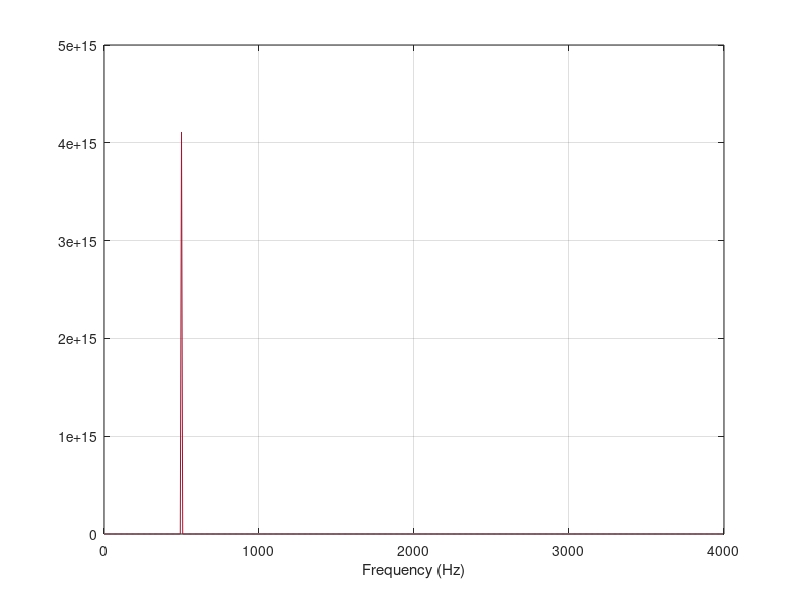
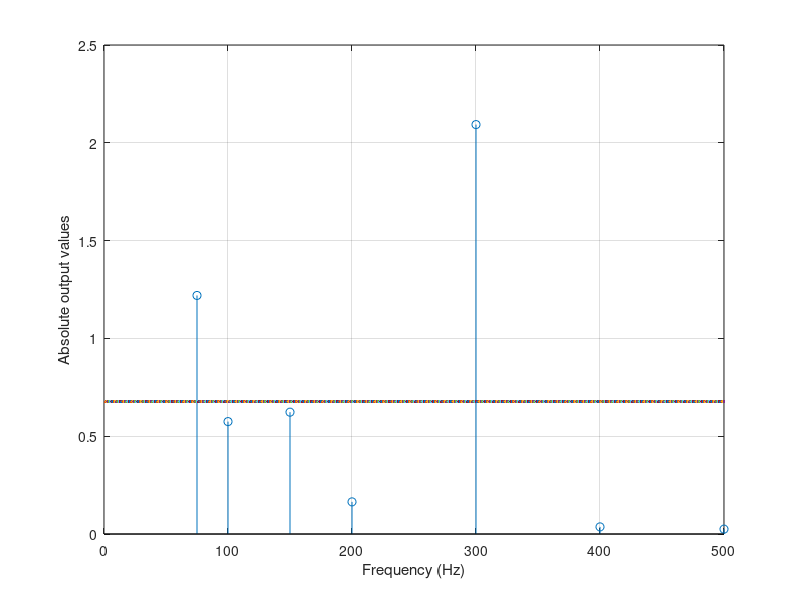

Source code (MATLAB) for these figures, in order:
close all
clear all
clc


%create a three frequency tone to specifications
Freq1=75;
Freq2=150;
Freq3=300;
Sampling=8000;
duration = 50*1e-3; % duration specified in prompt
Ns = floor(duration*Sampling);
k = 1:Ns;
x=sin(2.*pi.*Freq1.*k./Sampling) + sin(2.*pi.*Freq2.*k./Sampling)+ sin(2.*pi.*Freq3.*k./Sampling);


%create band pass filters
b75=[1];
a75=[1 -2*cos(2*pi*3/400) 1];
b100=[1];
a100=[1 -2*cos(2*pi*5/400) 1];
b150=[1];
a150=[1 -2*cos(2*pi*7/400) 1];
b200=[1];
a200=[1 -2*cos(2*pi*10/400) 1];
b300=[1];
a300=[1 -2*cos(2*pi*15/400) 1];
b400=[1];
a400=[1 -2*cos(2*pi*20/400) 1];
b500=[1];
a500=[1 -2*cos(2*pi*25/400) 1];
%plot freq response of BPF
[w1, f]=freqz([1 -exp(-2*pi*3/400)],a75,512,8000);
[w2, f]=freqz([1 -exp(-2*pi*5/400)],a100,512,8000);
[w3, f]=freqz([1 -exp(-2*pi*70/400)],a150,512,8000);
[w4, f]=freqz([1 -exp(-2*pi*10/400)],a200,512,8000);
[w5, f]=freqz([1 -exp(-2*pi*15/400)],a300,512,8000);
[w6, f]=freqz([1 -exp(-2*pi*20/400)],a400,512,8000);
[w7, f]=freqz([1 -exp(-2*pi*25/400)],a500,512,8000);
plot(f,abs(w1),f,abs(w2),f,abs(w3),f,abs(w4),f,abs(w5),f,abs(w6),f,abs(w7));grid
xlabel('Frequency (Hz)');

%creates filters
SigFilt=[x];
y75=filter(1,a75,SigFilt);
y100=filter(1,a100,SigFilt);
y150=filter(1,a150,SigFilt);
y200=filter(1,a200,SigFilt);
y300=filter(1,a300,SigFilt);
y400=filter(1,a400,SigFilt);
y500=filter(1,a500,SigFilt);

%not sure what this does
m(1)=sqrt(y75(399)^2+y75(400)^2- ...
     2*cos(2*pi*18/400)*y75(399)*y75(400));
m(2)=sqrt(y100(399)^2+y100(400)^2- ...
     2*cos(2*pi*20/400)*y100(399)*y100(400));
m(3)=sqrt(y150(399)^2+y150(400)^2- ...
     2*cos(2*pi*22/400)*y150(399)*y150(400));
m(4)=sqrt(y200(399)^2+y200(400)^2- ...
     2*cos(2*pi*24/400)*y200(399)*y200(400));
m(5)=sqrt(y300(399)^2+y300(400)^2- ...
     2*cos(2*pi*31/400)*y300(399)*y300(400));
m(6)=sqrt(y400(399)^2+y400(400)^2- ...
     2*cos(2*pi*34/400)*y400(399)*y400(400));
m(7)=sqrt(y500(399)^2+y500(400)^2- ...
     2*cos(2*pi*38/400)*y500(399)*y500(400));
m=2*m/400;
avg=mean(m);  %based on empirical measurement
f=[75 100 150 200 300 400 500];
f1=[0  500];
x1=[1:500];
x;
%plot output
figure
stem(f,m);grid
hold; plot(x1,avg);
xlabel('Frequency (Hz)');
ylabel('Absolute output values');

